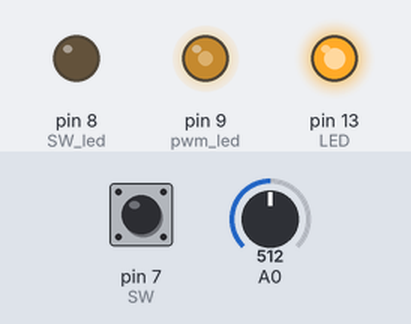
Simulated run of this sketch. Board: Arduino Uno, built with avr-gcc and run on an emulated ATmega328P. Parts: output pins drawn as LEDs (lit = HIGH). The inputs (shaded band) are chosen by the test bench; at power-on: A0 = 512, pin 7 (SW) LOW.

Above: at 1.2 s.
1.3 s: A0 set to 716
At 1.8 s:
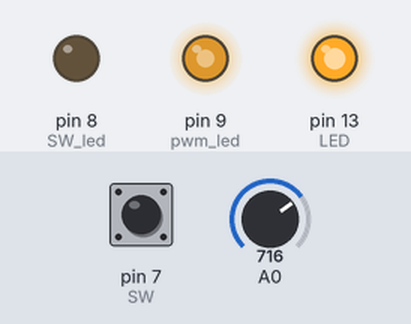
2.8 s: pin 7 (SW) pulled HIGH for 0.15 s
At 2.87 s:
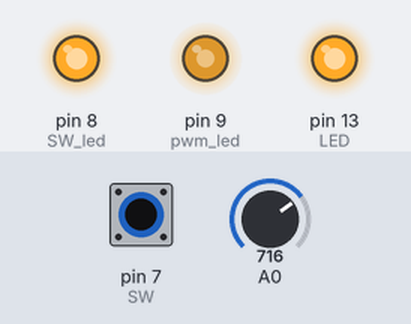
4.4 s: A0 set to 900
At 5.4 s:
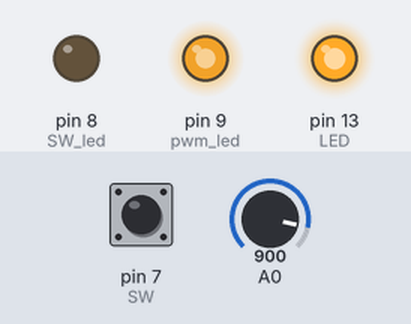
5.9 s: pin 7 (SW) pulled HIGH for 1 s
At 6.5 s:
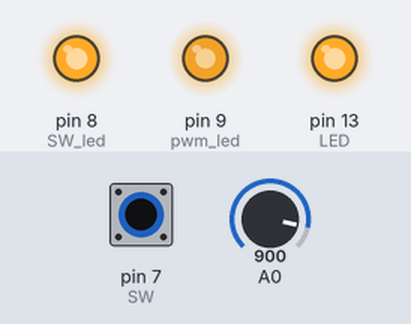
8.4 s: A0 set to 245
At 9.6 s:
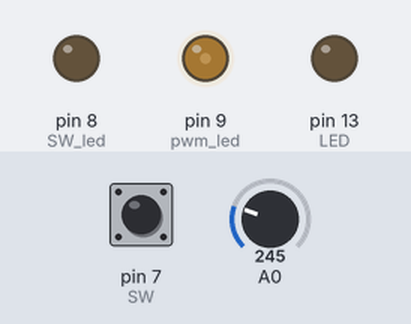
9.9 s: pin 7 (SW) pulled HIGH for 0.15 s
At 9.97 s:
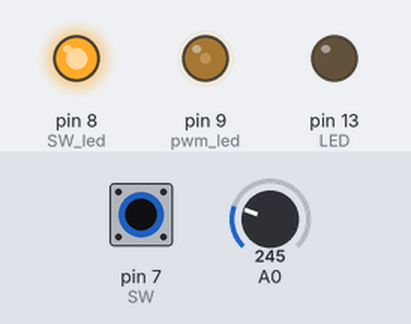
Timing chart, 0 to 12.5 s (numbered marks = the images above; inputs shaded):
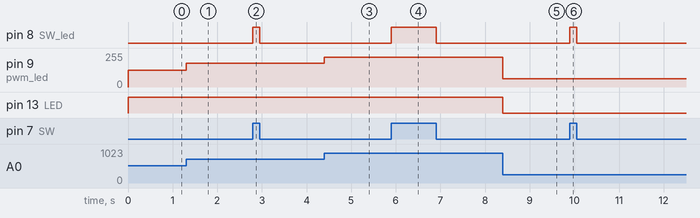

Measured:
- after the input at 1.3 s, pin 9 (pwm_led): 127/255 → 178/255 at once
- after the input at 2.8 s, pin 8 (SW_led): LOW → HIGH at once, → LOW 0.15 s later
- after the input at 4.4 s, pin 9 (pwm_led): 178/255 → 224/255 at once
- after the input at 5.9 s, pin 8 (SW_led): LOW → HIGH at once, → LOW 1.0 s later
- after the input at 8.4 s, pin 9 (pwm_led): 224/255 → 61/255 at once; pin 13 (LED): HIGH → LOW at once
- after the input at 9.9 s, pin 8 (SW_led): LOW → HIGH at once, → LOW 0.15 s later

The sketch:

sw_led.ino
```cpp
void setup()
{
  pinMode(7, INPUT); // SW
  pinMode(8, OUTPUT); // SW_led
  pinMode(9, OUTPUT); // pwm led
  pinMode(13, OUTPUT); // 내부 LED
}

void loop()
{
  int pin = digitalRead(7); // 스위치 입력 받기
  if(pin == HIGH) {
    digitalWrite(8, HIGH); // 스위치가 눌리면 LED 점등
    delay(50);
  }
  else digitalWrite(8, LOW);

  int value = analogRead(A0); // 아날로그 입력 받기

  int a_value = map(value, 0, 1023, 0, 255); // PWM 밝기 조절
  analogWrite(9, a_value);

  if(value > 255) digitalWrite(13, HIGH); // 255 초과면 내부 LED 점등
  else digitalWrite(13, LOW);


}
```
